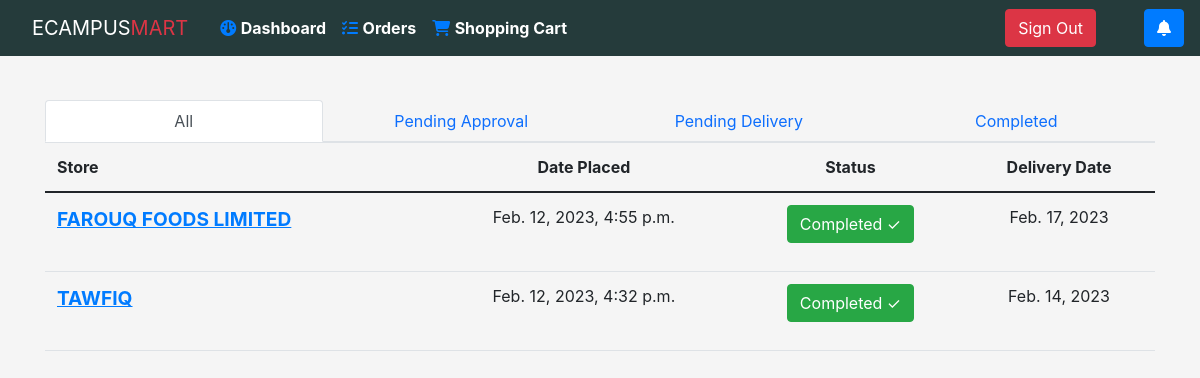
The app's page /cfe/orders/ (signed in), older data.
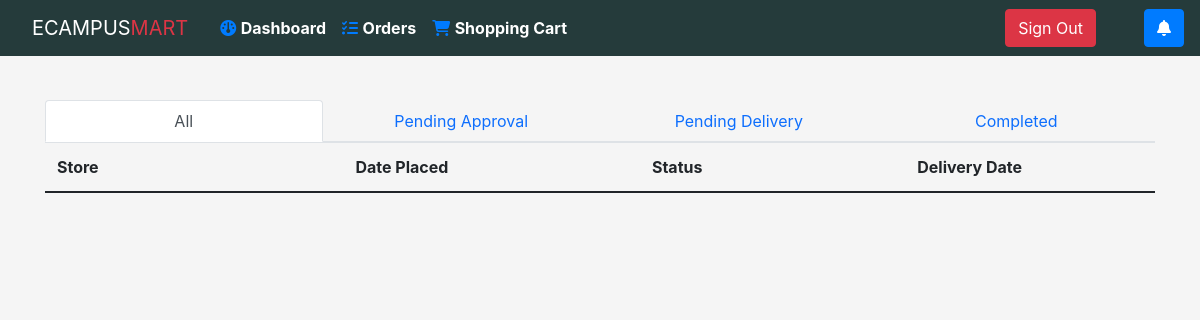
The same page, newer data.
### main/models.py (models this page shows, shortened)
class Order(models.Model):
    user = models.ForeignKey(User, on_delete=models.CASCADE, null=True, related_name='orders_placed')
    user_name = models.CharField(max_length=200, null=True, blank=True)
    store = models.ForeignKey(
        Store, on_delete=models.CASCADE, related_name='orders')
    products_ordered = models.ManyToManyField(ProductOrder, related_name='products_ordered')
    location_details = models.JSONField(null=True, blank=True)
    date_placed = models.DateTimeField(null=True, blank=True, auto_now_add=True)
    delivery_date = models.DateField(null=True, blank=True)
    class Meta:
        ordering = ['-date_placed']
    def is_completed(self):
        if self.delivery_date and self.delivery_date < datetime.date.today():
            return True
        return False
    def get_status(self):
        if self.delivery_date is None:
            return 'Pending Approval'
        elif self.delivery_date is not None and not self.is_completed():
            return 'Approved, Pending Delivery'
        elif self.is_completed():
            return 'Completed'

class Store(models.Model):
    name = models.CharField(max_length=30, null=True)
    owner = models.ForeignKey(
        User, on_delete=models.CASCADE, related_name='shops')
    date_created = models.DateField(auto_now_add=True)
    picture = models.ImageField(upload_to='store_logos/', null=True, blank=True, default='/store_logos/shop.jpg')
    category = models.CharField(max_length=200, null=True)
    class Meta:
        ordering = ['-date_created']

### main/views.py (the view)
# urls.py: path('orders', views.shop_orders, name='shop_orders'),
def orders(request, username):
    user = request.user
    orders = user.orders_placed.all()
    if user.username != username:
        return HttpResponseRedirect(request.META.get("HTTP_REFERER"))
    return render(request, "main/my_orders.html", {"orders": orders})

### main/models.py (called while the page is built)
    def get_pending_deliveries_count(self):
        return len([order for order in self.orders_placed.all() if order.get_status() == 'Approved, Pending Delivery' ])

    def get_new_notifications(self):
        return self.notifications.filter(is_read=False)

### main/templates/main/my_orders.html (shortened to what this page needs)
{% extends 'main/base.html' %}
{% load static %}
{% block content %}
<div class="container">
  <div class="nav nav-tabs nav-justified" id="nav-tab" role="tablist">
    <button class="nav-link active" id="nav-all-tab" data-bs-toggle="tab" data-bs-target="#nav-all" type="button" role="tab" aria-controls="nav-all" aria-selected="true">
                                All
                            </button>
    <button class="nav-link" id="nav-pa-tab" data-bs-toggle="tab" data-bs-target="#nav-pa" type="button" role="tab" aria-controls="nav-pa" aria-selected="false">
                                Pending Approval
                            </button>
    <button class="nav-link" id="nav-pd-tab" data-bs-toggle="tab" data-bs-target="#nav-pd" type="button" role="tab" aria-controls="nav-pd" aria-selected="false">
                                Pending Delivery
                            </button>
    <button class="nav-link" id="nav-completed-tab" data-bs-toggle="tab" data-bs-target="#nav-completed" type="button" role="tab" aria-controls="nav-completed" aria-selected="false">
                                Completed
                            </button>
  </div>
<div class="tab-content" id="nav-tabContent">
  <div class="tab-pane fade show active" id="nav-all" role="tabpanel" aria-labelledby="nav-all-tab">
    <table class="table">
      <thead>
        <tr>
          <th scope="col">Store</th>
          <th class="text-center" scope="col">Date Placed</th>
          <th class="text-center" scope="col">Status</th>
          <th class="text-center" scope="col">Delivery Date</th>
        </tr>
      </thead>
      <tbody>
        {% for order in orders %}
        <tr>
          <td><a style="text-decoration: underline;font-size: larger;font-weight: 700;" href="{% url 'order' request.user.username order.id %}">{{order.store.name}}</a></td>
          <td class="text-center">{{order.date_placed}}</td>
          <td class="text-center">
            {% if order.get_status == 'Completed' %}
              <p  class="btn btn-success">{{order.get_status}} &checkmark;</p>
            {% elif order.get_status == 'Approved, Pending Delivery' %}
              <p class="btn btn-primary">{{order.get_status}}</p>
            {% elif order.get_status == 'Pending Approval' %}
              <p class="btn btn-danger">{{order.get_status}}</p>
            {% endif %}
          </td>
          <td class="text-center">
            {% if order.delivery_date is not None %}
            {{order.delivery_date}}
            {% else %}
            -----
            {% endif %}
          </td>
        </tr>
        {% endfor %}
      </tbody>
    </table>
  </div>
</div>
</div>
{% endblock content %}

Row changes from the older to the newer data that the page shows:
removed Order: store.name "FAROUQ FOODS LIMITED", date_placed "Feb. 12, 2023, 4:55 p.m.", get_status "Completed", delivery_date "Feb. 17, 2023"
removed Order: store.name "TAWFIQ", date_placed "Feb. 12, 2023, 4:32 p.m.", get_status "Completed", delivery_date "Feb. 14, 2023"
